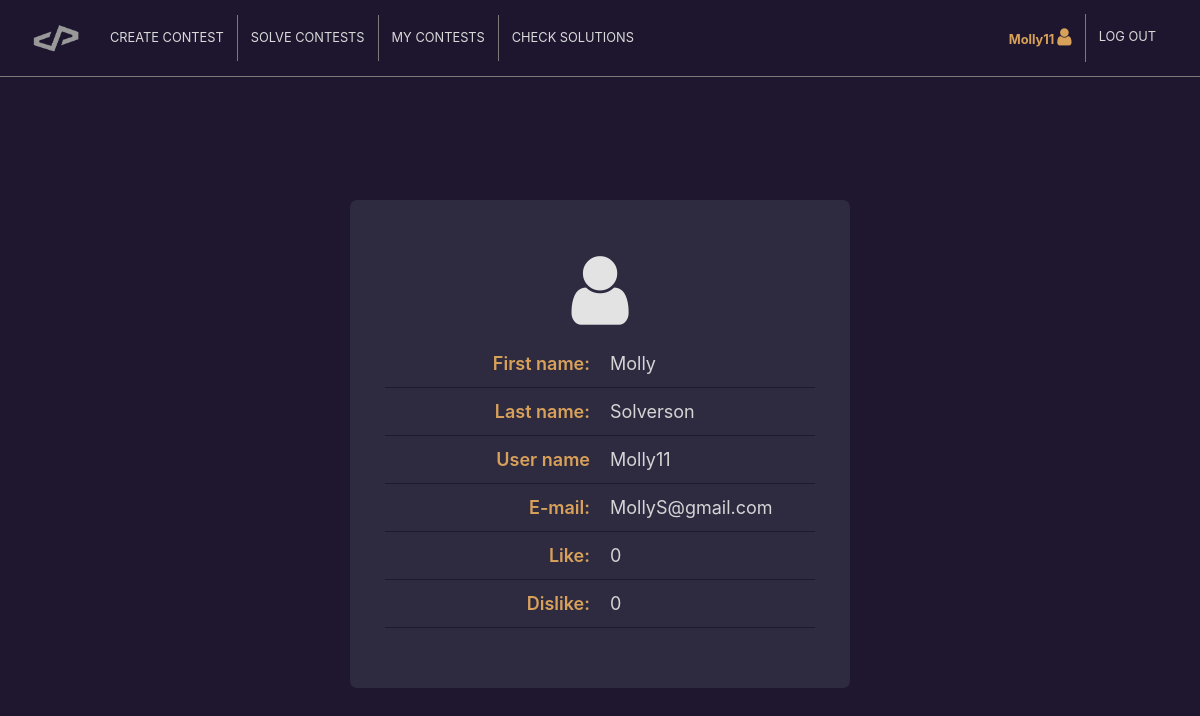
Page /user_profile.php (signed in) on the earlier database version.
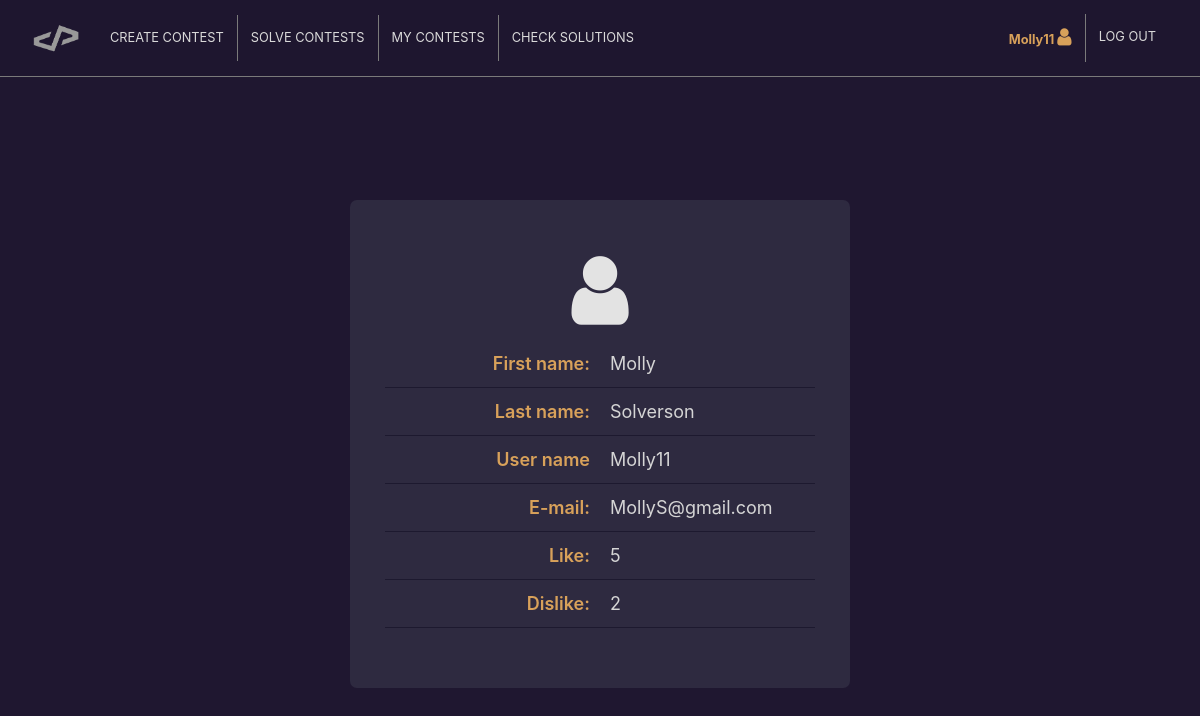
Same page on the later database version.
### tables this page shows
CREATE TABLE IF NOT EXISTS `ratings` (
  `likes` int(9) NOT NULL,
  `dislikes` int(9) NOT NULL,
  `id_user` int(9) NOT NULL,
  PRIMARY KEY (`id_user`),
  KEY `id_user` (`id_user`)
);

CREATE TABLE IF NOT EXISTS `users` (
  `id_user` int(9) NOT NULL AUTO_INCREMENT,
  `username` varchar(30) NOT NULL,
  `password` varchar(40) NOT NULL,
  `firstname` varchar(30) NOT NULL,
  `lastname` varchar(30) NOT NULL,
  `email` varchar(30) NOT NULL,
  PRIMARY KEY (`id_user`)
);

### assets/php/user_profile_p.php (called while the page is built)
<?php
require_once "db_config.php";
$sql = "SELECT users.id_user, users.username, users.firstname, users.lastname, users.email, ratings.likes, ratings.dislikes FROM users
		JOIN ratings ON users.id_user = ratings.id_user
		WHERE users.id_user = {$_SESSION['id_user']}";
$result = mysqli_query($connection, $sql) or die(mysqli_error($connection));
$record = mysqli_fetch_array($result, MYSQLI_ASSOC);

### user_profile.php (the view, shortened to what this page needs)
<?php
require 'assets/php/user_profile_p.php';
?>
<!DOCTYPE html>
<html>
<head>
	<link rel="stylesheet" href="https://cdnjs.cloudflare.com/ajax/libs/twitter-bootstrap/4.4.1/css/bootstrap.min.css">
	<link rel="stylesheet" href="https://cdnjs.cloudflare.com/ajax/libs/font-awesome/4.7.0/css/font-awesome.min.css">
	<link rel="stylesheet" href="https://cdnjs.cloudflare.com/ajax/libs/material-design-icons/3.0.1/iconfont/material-icons.min.css">
	<link rel="stylesheet" href="assets/css/Login-Form-Dark.css">
	<link rel="stylesheet" href="assets/css/profile.css">
	<link rel="stylesheet" href="assets/css/styles.css">
</head>
<body>
	<nav class="navbar navbar-light navbar-expand-md fixed-top">
		<div class="container-fluid">
			<a class="navbar-brand" data-toggle="tooltip" data-bs-tooltip="" href="index.php" title="Home">
				<div></div>
			</a>
			<div class="collapse navbar-collapse" id="navcol-1">
				<ul class="nav navbar-nav flex-grow-1 justify-content-start">
					<li class="nav-item" role="presentation"><a class="nav-link" href="create_contest.php">CREATE CONTEST</a></li>
					<li class="nav-item" role="presentation"><a class="nav-link" href="solve_contests.php">SOLVE CONTESTS</a></li>
					<li class="nav-item" role="presentation"><a class="nav-link" href="my_contests.php">MY CONTESTS</a></li>
					<li class="nav-item no-right-border" role="presentation"><a class="nav-link" href="check_solutions.php">CHECK SOLUTIONS</a></li>
				</ul>
				<ul class="nav navbar-nav flex-grow-1 justify-content-end">
					<li class="nav-item" role="presentation">
						<a class="nav-link active">
							<span id="user-name"><?php echo $_SESSION['username']; ?></span>
							<i class="fa fa-user user-profile"></i>
						</a>
					</li>
					<li class="nav-item no-right-border" role="presentation">
						<a class="nav-link" href="log_in.php?logout=1">LOG OUT</a>
					</li>
				</ul>
			</div>
		</div>
	</nav>
	<div class="container d-flex flex-column container-small">
		<div class="profile-data">
			<div class="row">
				<div class="col profile-pic"><i class="fa fa-user profile-icon"></i></div>
			</div>
			<div class="row user-data">
				<div class="col user-keys">
					<p>First name:</p>
				</div>
				<div class="col user-values">
					<p id="user-first-name"><?php echo $record['firstname']; ?></p>
				</div>
			</div>
			<div class="row user-data">
				<div class="col user-keys">
					<p>Last name:</p>
				</div>
				<div class="col user-values">
					<p id="user-last-name"><?php echo $record['lastname']; ?></p>
				</div>
			</div>
			<div class="row user-data">
				<div class="col user-keys">
					<p>User name</p>
				</div>
				<div class="col user-values">
					<p id="user-name"><?php echo $record['username']; ?></p>
				</div>
			</div>
			<div class="row user-data">
				<div class="col user-keys">
					<p>E-mail:</p>
				</div>
				<div class="col user-values">
					<p id="user-email"><?php echo $record['email']; ?></p>
				</div>
			</div>
			<div class="row user-data">
				<div class="col user-keys">
					<p>Like:</p>
				</div>
				<div class="col user-values">
					<p id="user-like"><?php echo $record['likes']; ?></p>
				</div>
			</div>
			<div class="row user-data">
				<div class="col user-keys">
					<p>Dislike:</p>
				</div>
				<div class="col user-values">
					<p id="user-dislike"><?php echo $record['dislikes']; ?></p>
				</div>
			</div>
		</div>
	</div>
</body>
</html>

### assets/css/profile.css (style rules this page uses)
.fa.fa-user.profile-icon { font-size: 80px; color: rgb(227, 227, 227); }
.col.user-keys { text-align: right; margin-right: 10px; font-weight: 600; }
.row.user-data { margin-bottom: 10px; border-bottom: 1px solid #1d192f; padding-bottom: 10px; font-size: 18px; }
.col.user-values { text-align: left; margin-left: 10px; }
.profile-data { background-color: rgb(46, 42, 64); padding: 50px; border-radius: 7px; }
.col.user-keys>p { color: #d8a15a; }
.col.profile-pic { text-align: center; margin-bottom: 20px; }

### assets/css/styles.css (style rules this page uses)
body { background-color: #1f1730; padding: 100px 0 30px 0; }
p { color: #d5d5d5; margin: 0; padding: 0; }
.col { padding: 0; }
a { text-decoration: none; color: #cbcbcb; }
.container-small { max-width: 500px; margin-top: 100px; padding: 0; }
.navbar-light .navbar-nav .nav-link { color: #d9d9d9; font-size: .8em; }
.navbar-light .navbar-nav .active>.nav-link, .navbar-light .navbar-nav .nav-link.active, .navbar-light .navbar-nav .nav-link.show, .navbar-light .navbar-nav .show>.nav-link { color: #d8a15a; font-weight: 700; }
.navbar-light .navbar-brand { color: #aeaeae; }
.navbar.navbar-light.navbar-expand-md { border-bottom: 1px solid #7a7a7a; }
.navbar.navbar-light.navbar-expand-md.fixed-top { background-color: rgba(31, 23, 48, 0.95); }
.nav-item { border-right: .5px solid #7a7a7a; padding: 5px; }
.nav-item.no-right-border { border: 0; }
.navbar-light .navbar-brand div { background: url("../../assets/img/logo-grey.png") no-repeat center center; background-size: contain; width: 50px; height: 50px; }
.fa.fa-user.user-profile { font-size: 20px; }

Differences in the rows shown:
changed ratings "Molly": likes "0" → "5"; dislikes "0" → "2"
